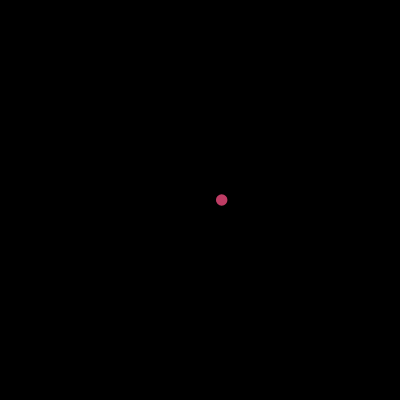
Frame 1 (no input)
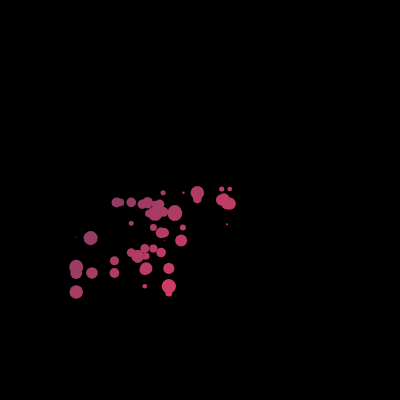
Frame 60 (no input)
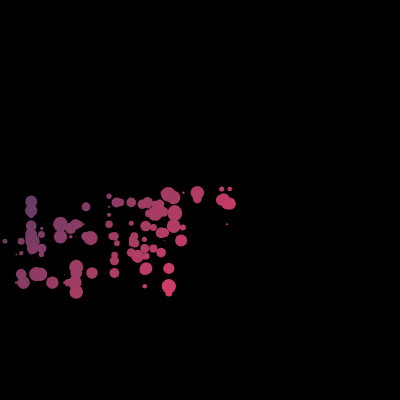
Frame 120 (the mouse pressed at the canvas centre since frame 60)

The p5.js sketch that drew these frames (run headless with seeded random() and noise() and a simulated clock; from frame 60 on, the mouse is pressed at the canvas centre):

// p5.js sketch
// ── sketch.js
let w;

function setup() {
  createCanvas(400, 400);
  background(0);
  w = new Walker(width/2, height/2);
  // colorMode(HSB);
}

function draw() {
  w.step(random(1, 30));
  w.display();
  w.bounce();
}
// ── walker.js
class Walker{
  constructor(x, y){
    this.pos = createVector(x, y);
    // this.vel = createVector(1, 1);
    // this.acc = createVector(1,0);
  }
  
  step(val){
   let choice = parseInt(random(4)); 
   switch(choice){
     case 0:
       this.pos.x += val;
       break;
     case 1:
       this.pos.x -= val;
       break;
     case 2: 
       this.pos.y += val;
       break;
     case 3:
       this.pos.y -= val; 
       break;
   }
  }
  
  display(){
    // noStroke();
    stroke(map((this.pos.x+this.pos.y)/2, 0, width, 0, 360), 60, 100);
    strokeWeight(random(1,15));
    point(this.pos.x, this.pos.y);
    // ellipse(this.pos.x, this.pos.y, 10, 10);
  }
  
  bounce(){
    // console.log(x, y);
    if((this.pos.x > width) || (this.pos.x < 0)){
      this.pos.x = width/2;

    }
    if((this.pos.y > height) || (this.pos.y < 0)){
      this.pos.y = height/2;
      // console.log(this.pos.x, this.pos.y);
    }
  }
}
